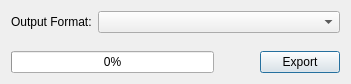
<?xml version="1.0" encoding="UTF-8"?>
<ui version="4.0">
 <class>ExportDialog</class>
 <widget class="QDialog" name="ExportDialog">
  <property name="geometry">
   <rect>
    <x>0</x>
    <y>0</y>
    <width>351</width>
    <height>84</height>
   </rect>
  </property>
  <property name="minimumSize">
   <size>
    <width>0</width>
    <height>0</height>
   </size>
  </property>
  <property name="maximumSize">
   <size>
    <width>16777215</width>
    <height>85</height>
   </size>
  </property>
  <property name="baseSize">
   <size>
    <width>0</width>
    <height>0</height>
   </size>
  </property>
  <property name="windowTitle">
   <string>Export</string>
  </property>
  <property name="modal">
   <bool>true</bool>
  </property>
  <layout class="QVBoxLayout" name="verticalLayout">
   <item>
    <layout class="QFormLayout" name="formLayout">
     <item row="0" column="0">
      <widget class="QLabel" name="label">
       <property name="text">
        <string>Output Format:</string>
       </property>
      </widget>
     </item>
     <item row="0" column="1">
      <widget class="QComboBox" name="comboBoxFormat"/>
     </item>
    </layout>
   </item>
   <item>
    <spacer name="verticalSpacer">
     <property name="orientation">
      <enum>Qt::Vertical</enum>
     </property>
     <property name="sizeHint" stdset="0">
      <size>
       <width>20</width>
       <height>40</height>
      </size>
     </property>
    </spacer>
   </item>
   <item>
    <layout class="QHBoxLayout" name="horizontalLayout">
     <item>
      <widget class="QProgressBar" name="progressBar">
       <property name="enabled">
        <bool>true</bool>
       </property>
       <property name="sizePolicy">
        <sizepolicy hsizetype="Expanding" vsizetype="Fixed">
         <horstretch>1</horstretch>
         <verstretch>0</verstretch>
        </sizepolicy>
       </property>
       <property name="baseSize">
        <size>
         <width>0</width>
         <height>0</height>
        </size>
       </property>
       <property name="value">
        <number>0</number>
       </property>
      </widget>
     </item>
     <item>
      <spacer name="horizontalSpacer">
       <property name="orientation">
        <enum>Qt::Horizontal</enum>
       </property>
       <property name="sizeType">
        <enum>QSizePolicy::Expanding</enum>
       </property>
       <property name="sizeHint" stdset="0">
        <size>
         <width>40</width>
         <height>20</height>
        </size>
       </property>
      </spacer>
     </item>
     <item>
      <widget class="QPushButton" name="pushButtonExport">
       <property name="text">
        <string>Export</string>
       </property>
       <property name="default">
        <bool>true</bool>
       </property>
      </widget>
     </item>
    </layout>
   </item>
  </layout>
 </widget>
 <resources/>
 <connections/>
</ui>
